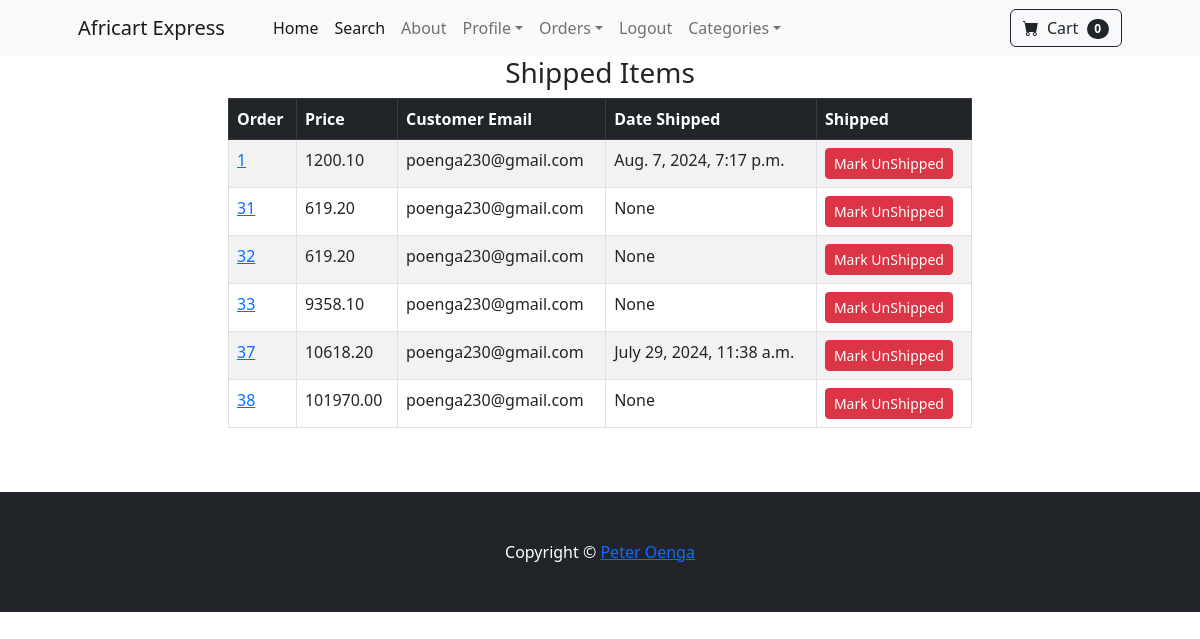
Page /payments/shipped_dash/ (signed in) on the committed database.
### payment/models.py (models this page shows, shortened)
class Order(models.Model):
    user = models.ForeignKey(User, on_delete=models.CASCADE, null=True, blank=True)
    full_name = models.CharField(max_length=250)
    email = models.EmailField(max_length=250)
    shipping_address = models.TextField(max_length=15000)
    shipping_latitude = models.FloatField(blank=True, null=True)
    shipping_longitude = models.FloatField(blank=True, null=True)
    amount_paid = models.DecimalField(max_digits=10, decimal_places=2)
    date_ordered = models.DateTimeField(auto_now_add=True)
    shipped = models.BooleanField(default=False)
    date_shipped = models.DateTimeField(blank=True, null=True)

### payment/views.py (the view, shortened to what this page needs)
# urls.py: path("shipped_dash/", views.shipped_dash, name="shipped_dash"),
def shipped_dash(request):
	if request.user.is_authenticated and request.user.is_superuser:
		orders = Order.objects.filter(shipped=True)
		return render(request, "payment/shipped_dash.html", {"orders": orders})
	else:
		messages.success(request, "Access Denied!")
		return redirect("index")

### cart/cart.py (called while the page is built)
	def __len__(self):
		return len(self.cart)

### cart/context_processors.py (called while the page is built)
def cart(request):
    return {'cart':Cart(request)}

### payment/templates/payment/shipped_dash.html (shortened to what this page needs)
{% extends 'base.html'%}
{% block content %}
<div class="container">
    <div class="row">
        <center>
            <div class="col-8">
                <h3>Shipped Items</h3>
                <table class="table table-striped table-hover table-bordered">
                    <thead class="table-dark">
                      <tr>
                        <th scope="col">Order</th>
                        <th scope="col">Price</th>
                        <th scope="col">Customer Email</th>
                        <th scope="col">Date Shipped</th>
                        <th scope="col">Shipped</th>
                      </tr>
                    </thead>
                    <tbody>
                        {% for item in orders %}
                      <tr>
                        <td><a href="{% url 'orders' item.id %}"> {{ item.id }} </a></td>
                        <td>{{ item.amount_paid }}</td>
                        <td>{{ item.email }}</td>
                        <td>{{ item.date_shipped }}</td>
                        <td>
                            <form method="POST">
                              <button class="btn btn-danger btn-sm">Mark UnShipped</button>
                            </form>
                        </td>
                      </tr>
                      {% endfor %}
                    </tbody>
                  </table>
                <br><br>
            </div>
        </center>
    </div>
</div>
{%endblock%}

### rows in the picture
Order: id "1", amount_paid "1200.10", email "poenga230@gmail.com", date_shipped "Aug. 7, 2024, 7:17 p.m."
Order: id "31", amount_paid "619.20", email "poenga230@gmail.com", date_shipped "None"
Order: id "32", amount_paid "619.20", email "poenga230@gmail.com", date_shipped "None"
Order: id "33", amount_paid "9358.10", email "poenga230@gmail.com", date_shipped "None"
Order: id "37", amount_paid "10618.20", email "poenga230@gmail.com", date_shipped "July 29, 2024, 11:38 a.m."
Order: id "38", amount_paid "101970.00", email "poenga230@gmail.com", date_shipped "None"

### other values in the picture
{{ cart | length }} "0"
